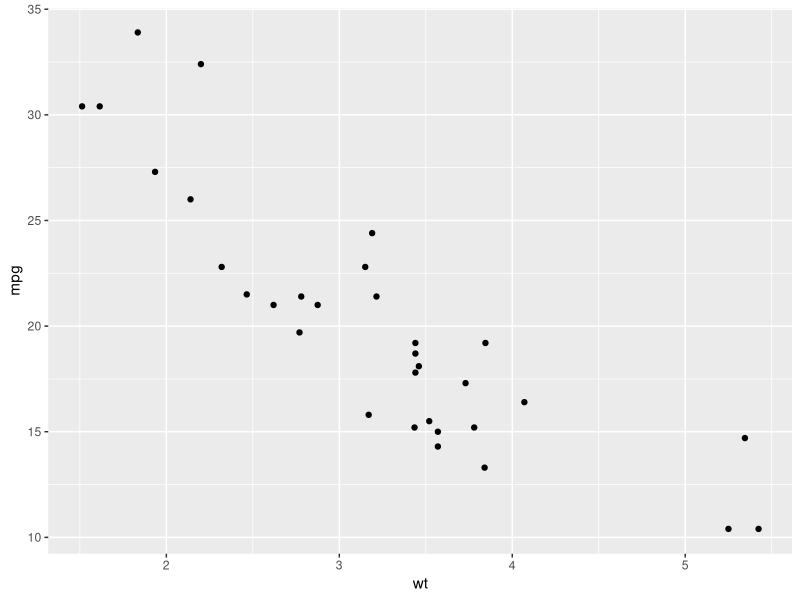
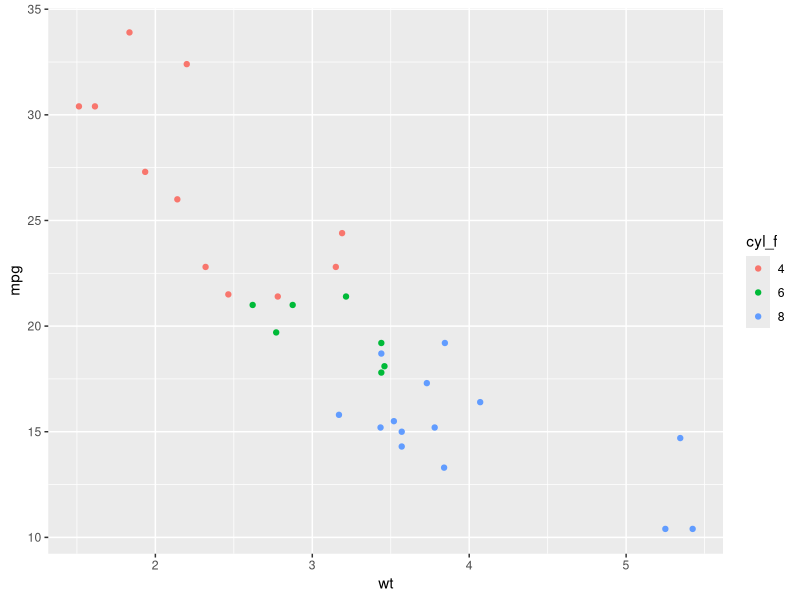
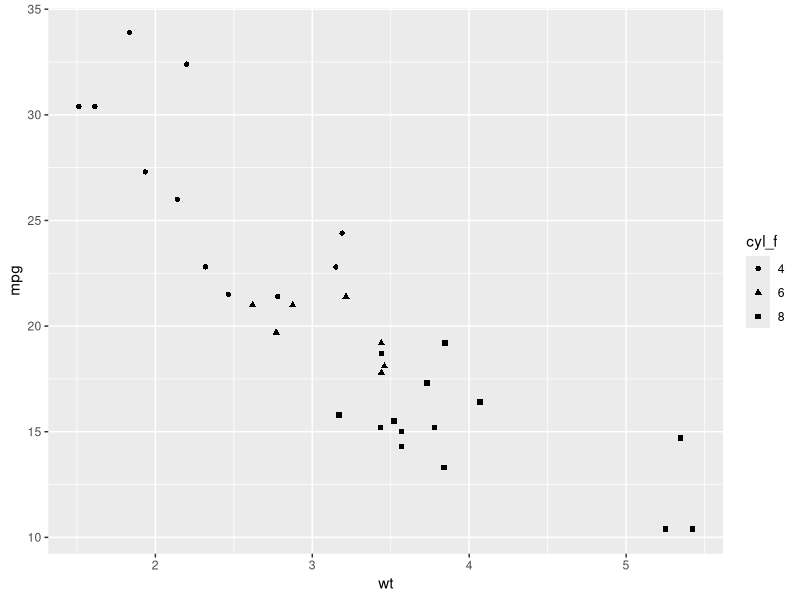
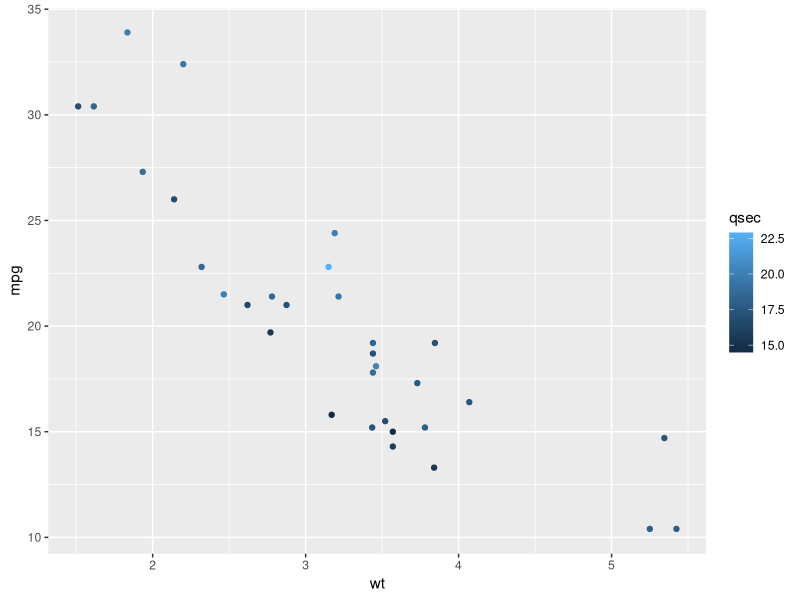
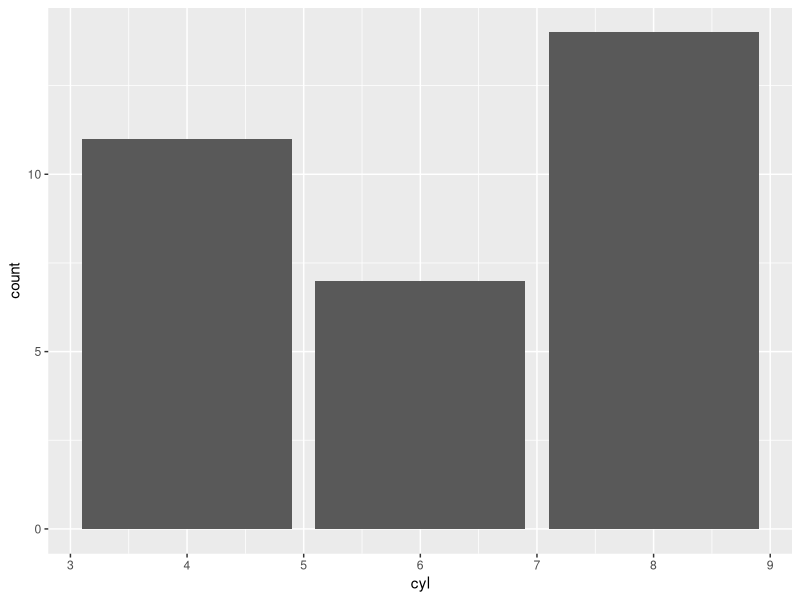
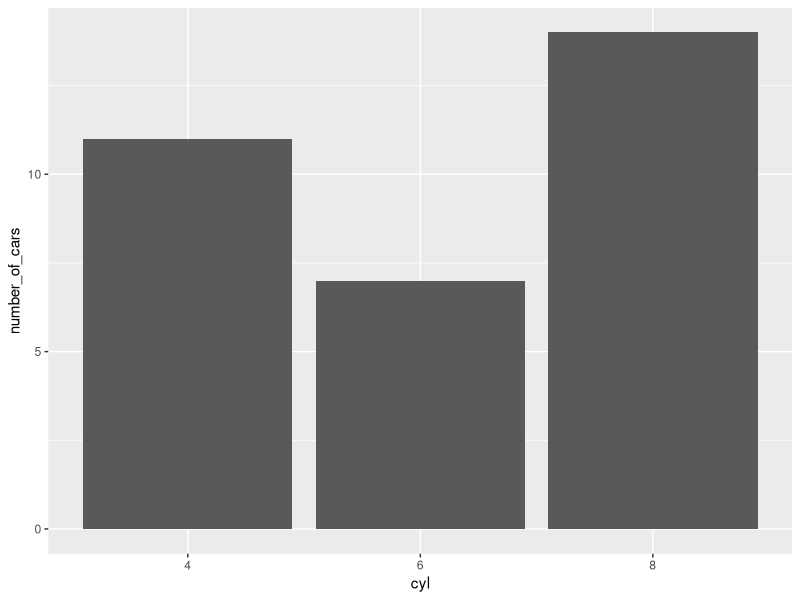
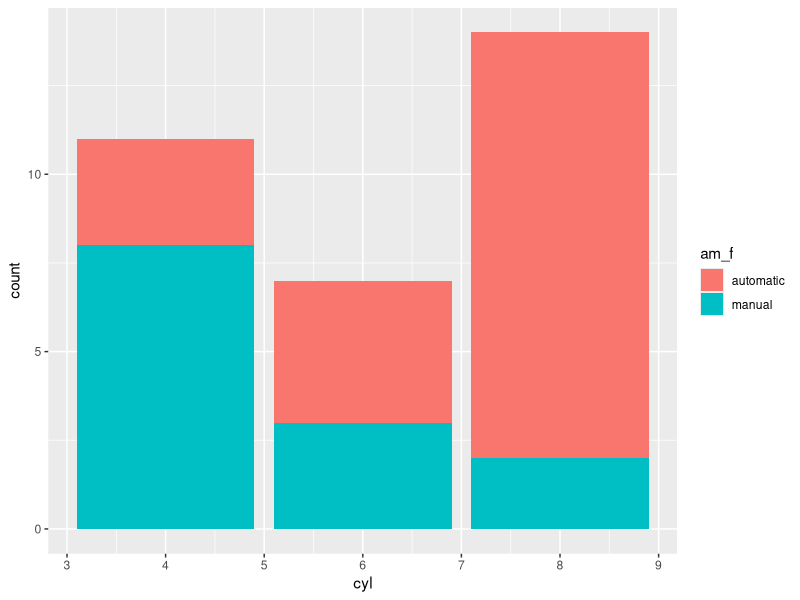
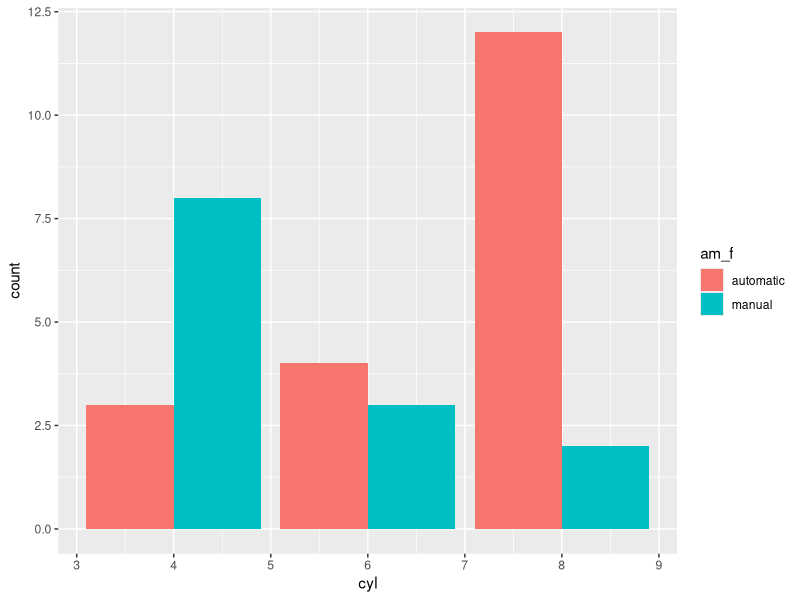

Recreate these plots in R, in order.
## ---- chunk 1
knitr::opts_chunk$set(echo = TRUE, fig.width = 6, fig.height = 4)
# install.packages("prettydoc")
## ---- chunk 2
head(mtcars)
## ---- chunk 3
# Run install.packages("ggplot2") if ggplot2 is not yet installed
library(ggplot2)
ggplot(data = mtcars, mapping = aes(x = wt, y = mpg)) + 
  geom_point()
## ---- chunk 4
table(mtcars$cyl)
## ---- chunk 5
# First we check the class of cyl
class(mtcars$cyl)
# Because it is numeric, let's make cyl a factor so that we represent it as a categorical variable.
# We create a new variable in the dataframe, cyl_f, that is cyl converted to factor
mtcars$cyl_f <- factor(mtcars$cyl)

ggplot(data = mtcars, mapping = aes(x = wt, y = mpg, colour = cyl_f)) + 
  geom_point()
## ---- chunk 6
ggplot(data = mtcars, mapping = aes(x = wt, y = mpg, shape = cyl_f)) + 
  geom_point()
## ---- chunk 7
ggplot(data = mtcars, mapping = aes(x = wt, y = mpg, colour = qsec)) + 
  geom_point()

#ggplot(data = mtcars, mapping = aes(x = wt, y = mpg, shape = qsec)) + 
  #geom_point()
## ---- chunk 8
ggplot(data = mtcars, mapping = aes(x = cyl)) +
  geom_bar()

# # The same as
# ggplot(data = mtcars, mapping = aes(x = cyl)) +
#   geom_bar(stat = "count")
## ---- chunk 9
# Let's create the data frame
counts_by_cyl_data_frame <- as.data.frame(table(mtcars$cyl))
names(counts_by_cyl_data_frame) <- c("cyl", "number_of_cars")

ggplot(data = counts_by_cyl_data_frame, mapping = aes(x = cyl, y = number_of_cars)) +
  geom_col()
## ---- chunk 10
# # The same as
# ggplot(data = counts_by_cyl_data_frame, mapping = aes(x = cyl, y = number_of_cars)) +
#   geom_bar(stat = "identity")
## ---- chunk 11
# First we make am factor, and we can change the 0/1 notation for a more informative notation: automatic/manual
mtcars$am_f <- factor(mtcars$am, levels = c(0, 1), labels = c("automatic","manual"))

ggplot(data = mtcars, mapping = aes(x = cyl, fill = am_f)) +
  geom_bar()
## ---- chunk 12
ggplot(data = mtcars, mapping = aes(x = cyl, fill = am_f)) +
  geom_bar(position = "dodge")
## ---- chunk 13
ggplot(data = mtcars, mapping = aes(x = cyl, fill = am_f)) +
  geom_bar(position = "fill")
## ---- chunk 14
ggplot(data = iris, mapping = aes(x = Sepal.Width)) +
  geom_histogram(binwidth = 0.1)
## ---- chunk 15
ggplot(data = iris, mapping = aes(x = Sepal.Width, fill = Species)) +
  geom_histogram(binwidth = 0.1) 
## ---- chunk 16
ggplot(data = iris, mapping = aes(x = Sepal.Width, fill = Species)) +
  geom_histogram(binwidth = 0.1) +
  facet_grid(Species ~ .)
## ---- chunk 17
iris$Petal.Type[iris$Petal.Length >= 4 ] <- "Long"
iris$Petal.Type[iris$Petal.Length < 4 ] <- "Short"


ggplot(data = iris, mapping = aes(x = Sepal.Width, fill = Species)) +
  geom_histogram(binwidth = 0.1) +
  facet_grid(Petal.Type ~ .)

ggplot(data = iris, mapping = aes(x = Sepal.Width, fill = Species)) +
  geom_histogram(binwidth = 0.1) +
  facet_wrap(Petal.Type ~ .)
## ---- chunk 18
ggplot(data = iris, mapping = aes(x = Sepal.Width, fill = Species)) +
  geom_histogram(binwidth = 0.1) +
  facet_grid(Species ~ .) +
  scale_fill_manual(values = c("darkorange", "darkgray", "black"))
## ---- chunk 19
# We save the common part of the plot in a variable and then we can add more components with the "+" sign
p <- ggplot(data = iris, mapping = aes(x = Sepal.Width, fill = Species)) +
  geom_histogram(binwidth = 0.1) +
  facet_grid(Species ~ .)

# Option A:
p + scale_fill_manual(values = c("darkorange", "darkgray", "black"), name = "Species name") +
  scale_x_continuous(name = "Sepal width") + 
  ggtitle("Iris sepal variation")

# Option B:
# p + scale_fill_manual(values = c("darkorange", "darkgray", "black")) +
#   labs(title = "Iris sepal variation", x = "Sepal width", fill = "Species name")
## ---- chunk 20
ggplot(data = iris, mapping = aes(x = Sepal.Width, y = Sepal.Length)) +
  geom_point() +
  theme_classic()
## ---- chunk 21
ggplot(data = iris, mapping = aes(x = Sepal.Width, fill = Species)) +
  geom_histogram(binwidth = 0.1) +
  facet_grid(Species ~ .) +
  scale_fill_viridis_d()
## ---- chunk 22
ggplot(data = iris, mapping = aes(x = Sepal.Width)) +
  geom_histogram(binwidth = 0.1) +
  labs(title = "Title", subtitle = "Subtitle", caption = "Caption", tag = "tag")
## ---- chunk 23
ggplot(data = iris, mapping = aes(x = Sepal.Width, y = Sepal.Length)) +
  geom_point() +
  theme_minimal()
## ---- chunk 24
p <- ggplot(data = iris, mapping = aes(x = Sepal.Width, y = Sepal.Length)) + geom_point()
ggsave(filename = "plot.png", plot = p, width = 6, height = 4) # in inches by default
## ---- chunk 25
png(filename = "plot.png", width = 600, height = 400, res = 150) # In pixels by default
p
dev.off()
## ---- chunk 26
e <- ggplot(data = economics, mapping = aes(x = date, y = unemploy)) + 
  geom_line() + 
  labs(title = "Unemploy Plot", x = "Date", y = "Unemploy")
e
ggsave(filename = "plot.png", plot = e)
